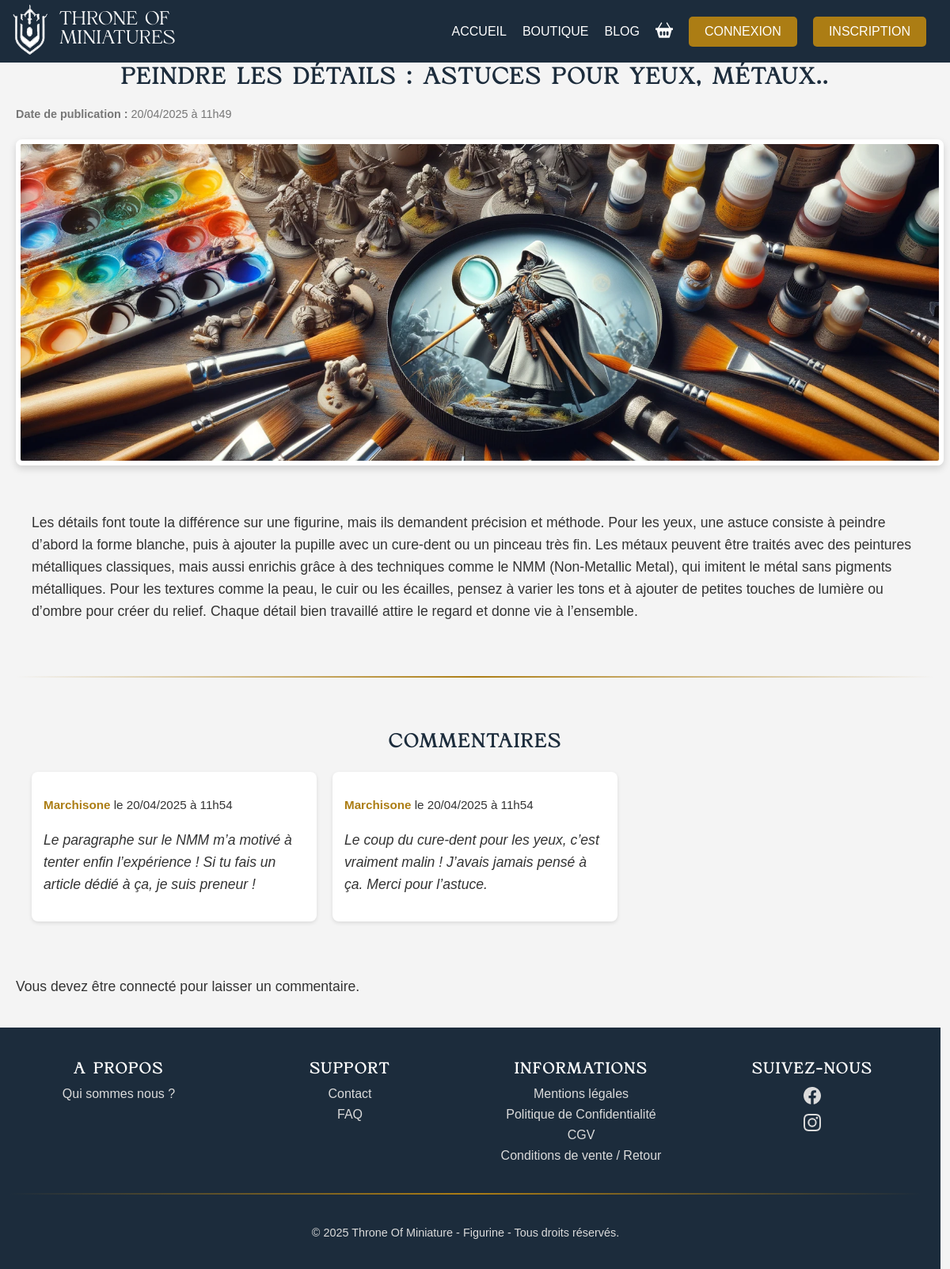
The page /article/34 on the database its author committed.
### tables this page shows
CREATE TABLE `article` (
  `id_article` int(11) NOT NULL,
  `titre` varchar(50) NOT NULL,
  `image` varchar(50) DEFAULT NULL,
  `description` text NOT NULL,
  `date_publication` datetime DEFAULT current_timestamp()
);

CREATE TABLE `commentaire` (
  `id_commentaire` int(11) NOT NULL,
  `msg_blog` text DEFAULT NULL,
  `date_commentaire` datetime DEFAULT current_timestamp(),
  `id_article` int(11) NOT NULL,
  `id_utilisateur` int(11) NOT NULL
);

CREATE TABLE `utilisateur` (
  `id_utilisateur` int(11) NOT NULL,
  `nom` varchar(50) NOT NULL,
  `prenom` varchar(50) NOT NULL,
  `mail` varchar(100) NOT NULL,
  `date_creation` date DEFAULT current_timestamp(),
  `mdp` varchar(100) NOT NULL,
  `adresse` varchar(100) DEFAULT NULL,
  `role` enum('utilisateur','admin') NOT NULL,
  `statut` enum('actif','supprimer') DEFAULT 'actif'
);

### src/Lib/View.php (called while the page is built, shortened)
<?php
class View
{
    public static function render($view, $data = [])
    {
        extract($data);
        require SRC_DIR . "/view/{$view}.php";
    }
}
?>

### src/Controller/ArticleController.php (called while the page is built, shortened)
<?php
class ArticleController
{
    public function showArticle($id)
    {
        $article = Article::getArticleById($id);
        $comments = (new Comment())->getComments($id);
        View::render('article-detail', [
            'article' => $article,
            'comments' => $comments
        ]);
    }
}

### src/Controller/Route.php (called while the page is built, shortened)
<?php
class Route
{
    private $path;
    private $callable;
    private $matches = [];
    public function __construct($path, $callable)
    {
        $this->path = trim($path, '/');
        $this->callable = $callable;
    }
    public function match($url)
    {
        $url = trim($url, '/');
        $path = preg_replace('#:([\w]+)#', '([^/]+)', $this->path);
        $regex = "#^$path$#i";
        if (!preg_match($regex, $url, $matches)) {
            return false;
        }
        array_shift($matches);
        $this->matches = $matches;
        return true;
    }
    public function call()
    {
        if (is_string($this->callable)) {
            $params = explode('@', $this->callable);
            $controller = new $pathClass();
            return call_user_func_array([$controller, $params[1]], $this->matches);
        } else {
            return call_user_func_array($this->callable, $this->matches);
        }
    }
}

### src/Controller/Router.php (called while the page is built, shortened)
<?php
class Router
{
    private $url;
    private $routes = [];
    public function __construct($url, $queryParams = [])
    {
        $this->url = $url;
    }
    private function add($path, $callable, $name, $method)
    {
        $route = new Route($path, $callable);
        $this->routes[$method][] = $route;
        return $route;
    }
    public function run()
    {
        foreach ($this->routes[$_SERVER['REQUEST_METHOD']] as $route) {
            if ($route->match($this->url)) {
                return $route->call();
            }
        }
    }
}

### index.php (called while the page is built, shortened)
<?php
if (isset($_GET['url'])) {
    $url = $_GET['url'];
    $queryParams = $_GET;
    array_shift($queryParams);
}
else {
    $url = '/';
    $queryParams = $_GET;
};
$router = new Router($url, $queryParams);
$router->get('/', 'HomeController@showHome');
$router->get('home', 'HomeController@showHome');
$router->get('/articles', 'ArticleController@showArticles');
$router->get('/article/:id', 'ArticleController@showArticle');
$router->post('/commentaire', 'CommentController@addComment');
$router->get('/article/:id/comments', 'CommentController@showComments');
$router->get('/login', 'UserController@login');
$router->post('/login', 'UserController@login');
$router->get('/logout', 'UserController@logout');
$router->get('/create-account', 'UserController@createAccount');
$router->post('/create-account', 'UserController@createAccount');
$router->get('/profil', 'UserController@showProfile');
$router->post('/supprimer-compte', 'UserController@deleteAccount');
$router->post('/modifier-adresse', 'UserController@updateAddress');
$router->get('/products', 'ProductController@showProducts');
$router->get('/products/latest', 'ProductController@showLatestProducts');
$router->post('/product/ajouter-produit', 'ProductController@addProduct');
$router->post('/productReview', 'ReviewController@addReview');
$router->post('/supprimer-avis', 'ReviewController@deleteReview');
$router->get('/product/:id', 'ProductController@showProductDetails');
$router->get('/panier', 'OrderController@showCart');
$router->post('/valider-panier', 'OrderController@validateCart');
$router->post('/supprimer-commentaire', 'CommentController@deleteComment');
$router->get('/admin', 'AdminController@showDashboard');
$router->post('/admin/supprimer-utilisateur', 'AdminController@deleteUser');
$router->post('/admin/supprimer-article', 'AdminController@supprimerArticle');
$router->post('/admin/ajouter-produit', 'AdminController@ajouterProduit');
$router->post('/admin/supprimer-produit', 'AdminController@supprimerProduit');
$router->post('/article/ajouter-article', 'ArticleController@addArticle');
$router->get('/contact', 'PageController@showContact');
$router->get('/about-us', 'PageController@aboutUs');
$router->get('/legal-notices', 'PageController@legalNotices');
$router->get('/cgv', 'PageController@cgv');
$router->get('/privacy-policy', 'PageController@privacyPolicy');
$router->get('/returns', 'PageController@returns');
$router->get('/faq', 'PageController@faq');
$router->run();

### src/Model/Article.php (called while the page is built, shortened)
<?php
class Article extends BaseModel
{
    public static function getArticleById($id)
    {
        try {
            $db = DbConnector::dbConnect();
            $query = 'SELECT * FROM article WHERE id_article = :id';
            $stmt = $db->prepare($query);
            $stmt->bindValue(':id', $id, PDO::PARAM_INT);
            $stmt->execute();
            return $stmt->fetch(PDO::FETCH_ASSOC);
        } catch (PDOException $e) {
            error_log('Erreur de base de données dans getArticleById : ' . $e->getMessage());
            return null;
        }
    }
}
?>

### src/Model/Comment.php (called while the page is built, shortened)
<?php
class Comment
{
    public function getComments($id_article)
    {
        try {
            $pdo = DbConnector::dbConnect();
            $stmt = $pdo->prepare("
                SELECT c.msg_blog, c.date_commentaire, u.nom, u.prenom
                FROM commentaire c
                JOIN utilisateur u ON c.id_utilisateur = u.id_utilisateur
                WHERE c.id_article = :id_article AND u.statut = 'actif'
                ORDER BY c.date_commentaire DESC
            ");
            $stmt->bindParam(':id_article', $id_article, PDO::PARAM_INT);
            $stmt->execute();
            return $stmt->fetchAll(PDO::FETCH_ASSOC);
        } catch (PDOException $e) {
            error_log('Erreur de base de données dans getComments : ' . $e->getMessage());
            return null;
        }
    }
}
?>

### src/view/article-detail.php (the view, shortened to what this page needs)
<article class="blog-detail container">
    <header class="blog-header">
        <h1><?= htmlspecialchars($article['titre']); ?></h1>
        <p class="blog-date">
            <strong>Date de publication :</strong> <?= htmlspecialchars(date("d/m/Y à H\hi", strtotime($article['date_publication']))); ?>
        </p>
    </header>
    <figure class="blog-figure">
        <img class="blog-image" src="public/uploads/<?= htmlspecialchars($article['image']); ?>" alt="Image de l'article <?= htmlspecialchars($article['titre']); ?>">
    </figure>
    <section class="blog-content">
        <p><?= nl2br(htmlspecialchars($article['description'])); ?></p>
    </section>
    <hr>
    <section class="blog-comments">
        <header class="comments-header">
            <h2>Commentaires</h2>
        </header>
        <?php if (count($comments) > 0): ?>
            <ul class="blog-comment-list">
                <?php foreach ($comments as $commentaire): ?>
                    <li class="blog-comment-item">
                        <p class="comment-meta">
                            <strong><?= htmlspecialchars($commentaire['nom']); ?></strong> le <?= htmlspecialchars(date("d/m/Y à H\hi", strtotime($commentaire['date_commentaire']))); ?>
                        </p>
                        <div class="comment-body">
                            <p><?= nl2br(htmlspecialchars($commentaire['msg_blog'])); ?></p>
                        </div>
                    </li>
                <?php endforeach; ?>
            </ul>
        <?php else: ?>
            <p>Aucun commentaire pour cet article.</p>
        <?php endif; ?>
    </section>
    <?php if (isset($_SESSION['id_utilisateur'])): ?>
        <section class="blog-comment-form">
            <form action="commentaire" method="post">
                <input type="hidden" name="id_article" value="<?= htmlspecialchars($article['id_article']); ?>">
                <label for="contenu">Votre commentaire :</label>
                <textarea name="msg_blog" rows="4" cols="50" placeholder="Taper ici votre commentaire"></textarea><br>
                <button class="btn-primary" type="submit">Poster le commentaire</button>
            </form>
        </section>
    <?php else: ?>
        <p>Vous devez être connecté pour laisser un commentaire.</p>
    <?php endif; ?>
</article>
<?php
require SRC_DIR . '/view/layout.php';
?>

### public/css/style.css (style rules this page uses)
html, body { height: 100%; margin: 0; padding: 0; }
ul { list-style: none; padding-left: 0; }
body { font-family: "Calibri", sans-serif; max-width: 1200px; margin: auto; background-color: #f4f4f4; display: flex; flex-direction: column; }
hr { border: 0; height: 2px; background: linear-gradient(to right, transparent, #ac7d14, transparent); margin: 30px 0; }
.container { padding: 20px; }
.container { max-width: 1200px; margin: 0 auto; padding: 20px; }
.container h1 { font-family: "Mixone"; font-size: 2.5rem; color: #1C2C3C; text-align: center; text-transform: uppercase; letter-spacing: 2px; margin-bottom: 30px; }
.container p { font-size: 1.1rem; color: #333; line-height: 1.6; }
.blog-detail .blog-header { text-align: left; margin-bottom: 20px; }
.blog-detail .blog-header h1 { font-size: 1.8rem; margin-bottom: 10px; }
.blog-detail .blog-header .blog-date { font-size: 0.9rem; color: #777; }
.blog-detail .blog-figure { margin: 0 auto; width: 100%; }
.blog-detail .blog-figure .blog-image { display: block; width: 100%; height: auto; max-height: 400px; object-fit: cover; border-radius: 8px; border: 6px solid #fff; box-shadow: 0 4px 10px rgba(0, 0, 0, 0.15); }
.blog-detail .blog-content { margin: 20px 0; font-size: 1rem; line-height: 1.5; }
.blog-detail .blog-comments { margin-top: 30px; }
.blog-detail .blog-comments .comments-header { margin-bottom: 15px; text-align: left; }
.blog-detail .blog-comments .comments-header h2 { font-family: "Mixone"; font-size: 1.5rem; color: #1C2C3C; text-align: center; text-transform: uppercase; letter-spacing: 2px; }
.blog-detail .blog-comments .blog-comment-list { list-style: none; padding: 0; display: grid; grid-gap: 20px; grid-template-columns: 1fr; }
@media screen and (min-width: 480px) { .blog-detail .blog-comments .blog-comment-list { grid-template-columns: repeat(2, 1fr); } }
@media screen and (min-width: 768px) { .blog-detail .blog-comments .blog-comment-list { grid-template-columns: repeat(3, 1fr); } }
.blog-detail .blog-comments .blog-comment-list .blog-comment-item { box-shadow: 0 2px 5px rgba(0, 0, 0, 0.1); border: none; border-radius: 8px; background-color: #fff; padding: 15px; }
.blog-detail .blog-comments .blog-comment-list .blog-comment-item .comment-meta { font-size: 0.95rem; color: #333; margin-bottom: 5px; }
.blog-detail .blog-comments .blog-comment-list .blog-comment-item .comment-meta strong { color: #ac7d14; }
.blog-detail .blog-comments .blog-comment-list .blog-comment-item .comment-body { font-size: 1rem; color: #333; }
.blog-detail .blog-comments .blog-comment-list .blog-comment-item .comment-body p { font-style: italic; }
section { margin-bottom: 2rem; padding: 20px; }
section h2 { font-family: "Mixone"; font-size: 1.5rem; color: #1C2C3C; text-align: center; text-transform: uppercase; letter-spacing: 2px; }
header h1 { font-family: "Mixone"; font-size: 2rem; color: #1C2C3C; text-align: center; text-transform: uppercase; letter-spacing: 2px; }

### rows shown on the page
article: titre "PEINDRE LES DÉTAILS : ASTUCES POUR YEUX, MÉTAUX..", date_publication "20/04/2025 à 11h49", image (picture), description "Les détails font toute la différence sur une figurine, mais ils demandent précision et méthode. Pour les yeux, une astuce consiste à peindre d’abord la forme blanche, puis à ajouter la pupille avec un cure-dent ou un pinceau très fin. Les métaux peuvent être traités avec des peintures métalliques classiques, mais aussi enrichis grâce à des techniques comme le NMM (Non-Metallic Metal), qui imitent le métal sans pigments métalliques. Pour les textures comme la peau, le cuir ou les écailles, pensez à varier les tons et à ajouter de petites touches de lumière ou d’ombre pour créer du relief. Chaque détail bien travaillé attire le regard et donne vie à l’ensemble."
commentaire: id_utilisateur.nom "Marchisone", date_commentaire "20/04/2025 à 11h54", msg_blog "Le paragraphe sur le NMM m’a motivé à tenter enfin l’expérience ! Si tu fais un article dédié à ça, je suis preneur !"
commentaire: id_utilisateur.nom "Marchisone", date_commentaire "20/04/2025 à 11h54", msg_blog "Le coup du cure-dent pour les yeux, c’est vraiment malin ! J’avais jamais pensé à ça. Merci pour l’astuce."
